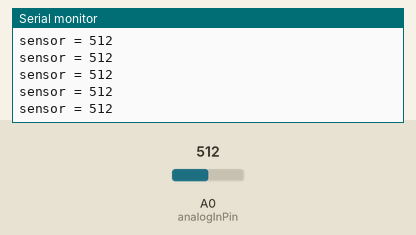
Recording of a sketch running on a simulated Arduino Uno, built with avr-gcc and run on an emulated ATmega328P. Shown: the last lines printed to the serial monitor. The inputs (shaded band) are chosen by the test bench; at power-on: A0 (analogInPin) = 512.

Above: at 1.2 s.
1.3 s: A0 (analogInPin) set to 716
At 2.0 s:
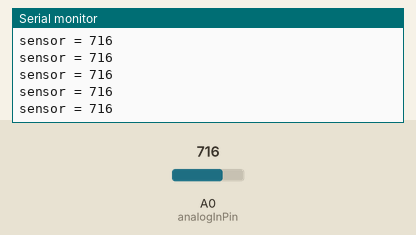
4.3 s: A0 (analogInPin) set to 900
At 4.9 s:
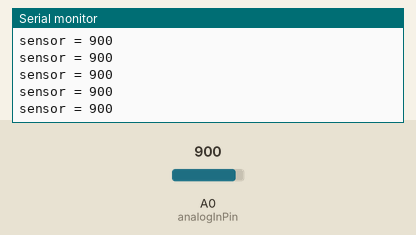
Timing chart, 0 to 7.3 s (numbered marks = the images above; inputs shaded):
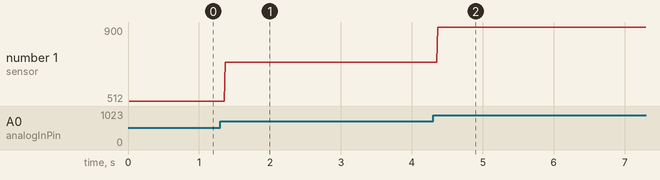

The sketch:

NightLight.ino
```cpp
// These constants won't change.  They're used to give names
// to the pins used:
const int analogInPin = A0;  // Analog input pin that the potentiometer is attached to

void setup() {
  // initialize serial communications at 9600 bps:
  Serial.begin(9600);
  Serial.println("Hello");

  // Initialize anything else here:

  Serial.println("World");
}

void loop() {
  // read the analog in value:
  int sensorValue = analogRead(analogInPin);

  // print the results to the serial monitor:
  Serial.print("sensor = " );
  Serial.print(sensorValue);
  Serial.println("");

  // wait 2 milliseconds before the next loop
  // for the analog-to-digital converter to settle
  // after the last reading:
  delay(2);
}
```

Measured:
- after the input at 1.3 s, the serial monitor: prints a new line after 0.07 s (image 1)
- after the input at 4.3 s, the serial monitor: prints a new line after 0.07 s (image 2)
- plotted number 1: 512 → 716 after the input at 1.3 s, 716 → 900 after the input at 4.3 s
